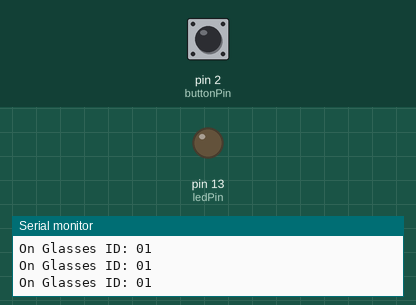
Recording of a sketch running on a simulated Arduino Uno, built with avr-gcc and run on an emulated ATmega328P. Shown: output pins drawn as LEDs (lit = HIGH), the last lines printed to the serial monitor. The inputs (shaded band) are chosen by the test bench; at power-on: pin 2 (buttonPin) LOW.

Above: at 1.8 s.
1.9 s: pin 2 (buttonPin) pulled HIGH for 0.6 s
At 2.4 s:
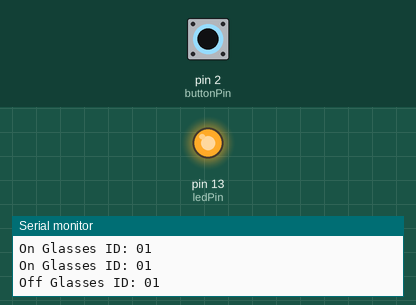
4.0 s: pin 2 (buttonPin) pulled HIGH for 3.2 s
At 8.5 s:
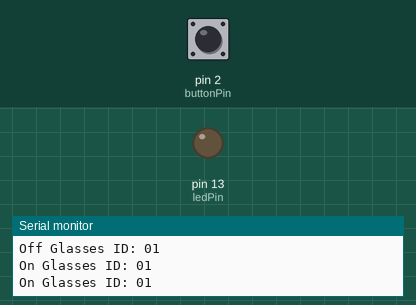
Timing chart, 0 to 10.0 s (numbered marks = the images above; inputs shaded):
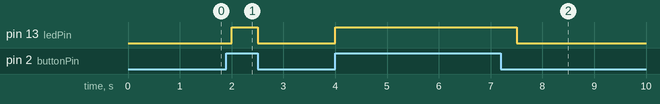

The sketch:

Safety_Goggles_Code.ino
```cpp
// (licence header left out)
//Constants:
const int glassesID = 1;
const int buttonPin = 2;
const int ledPin =  13;

//Variables:
int buttonState; //Value from pot

void setup() {

  // initialize the LED pin as an output:
  pinMode(ledPin, OUTPUT);
  // initialize the pushbutton pin as an input:
  pinMode(buttonPin, INPUT);
  //Start the serial communication
  Serial.begin(9600); //Baud rate must be the same as is on xBee module

}

void loop() {

    //Read the value from switch
    buttonState = digitalRead(buttonPin);

  if (buttonState == HIGH)
  {
    digitalWrite(ledPin, HIGH);
    Serial.print("Off");
  }
  else
  {
    digitalWrite(ledPin, LOW);
    Serial.print("On");
  }
  Serial.print(" Glasses ID: 0");
  Serial.print(glassesID);
  Serial.println();

  delay(500);
}
```

Measured:
- after the input at 1.9 s, pin 13 (ledPin): LOW → HIGH after 0.10 s, → LOW 0.50 s later
- after the input at 4.0 s, pin 13 (ledPin): LOW → HIGH at once, → LOW 3.5 s later
